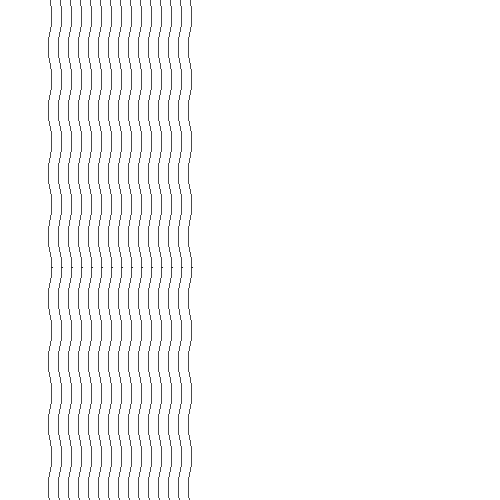
Frame 1 (no input)
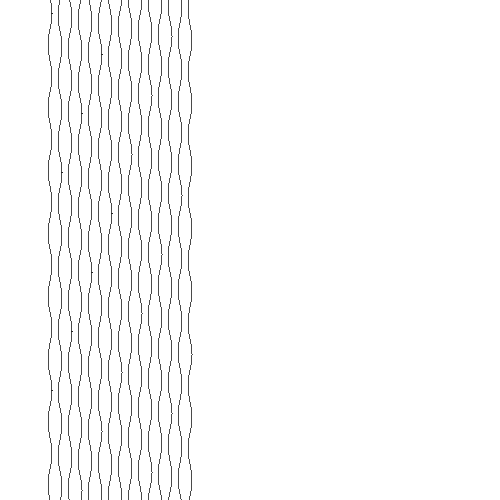
Frame 60 (the mouse pressed at the canvas centre just before this capture)
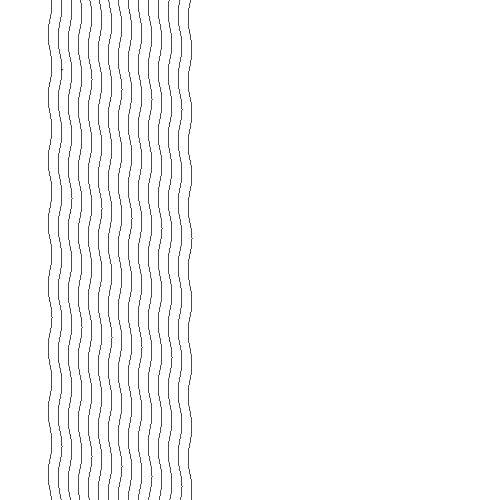
Frame 120 (the mouse held since frame 60 and released just before this capture)

The Processing sketch that drew these frames (run headless with seeded random() and noise(); from frame 60 on, the mouse is pressed at the canvas centre):

// Processing sketch: multipleLines
// ── multipleLines.pde
//PImage img;
float time = 0;
PGraphics img;

void setup(){
  size(500,500);
img = createGraphics(500,500);
background(255);
smooth();
}

void draw(){
  background(255);
  img.beginDraw();
  img.background(255);
  for (int i=5; i<20; i++){
    for (int j=0; j<500; j++){
      img.point(10*i+2*sin(0.1*j+0.5*(time+i*time*0.1)),j);
    }
  }
  img.endDraw();
  time++;
  image(img,0,0);
}
